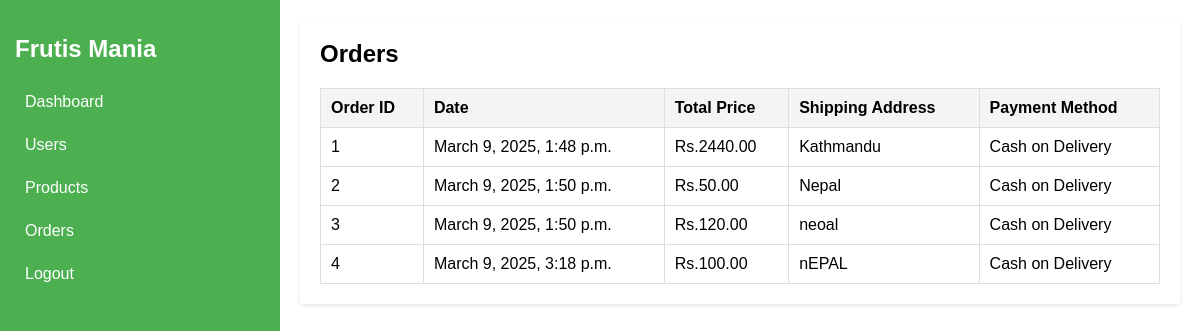
/order_dash/, run on the app's committed database.
### project/models.py (models this page shows, shortened)
class Order(models.Model):
    user = models.ForeignKey(User, on_delete=models.CASCADE, related_name='orders')
    cart = models.ForeignKey(Cart, on_delete=models.CASCADE, related_name='orders')
    shipping_address = models.TextField()
    payment_method = models.CharField(max_length=50)
    created_at = models.DateTimeField(auto_now_add=True)
    total_price = models.DecimalField(max_digits=10, decimal_places=2, default=0)

### project/views.py (the view)
# urls.py: path("order_dash/", views.order_dash, name="order_dash"),
def order_dash(request):
    order = Order.objects.all()
    return render(request, "order_dash.html", {"orders":order})

### project/templates/order_dash.html
{% extends 'dashboard.html' %}
{% load static %}
{% block content %}
<div class="main-content">
    <div class="card">
        <h2>Orders</h2>
        <div class="recent-orders">
            <table>
                <thead>
                    <tr>
                        <th>Order ID</th>
                        <th>Date</th>
                        <th>Total Price</th>
                        <th>Shipping Address</th>
                        <th>Payment Method</th>
                    </tr>
                </thead>
                <tbody>
                    {% for order in orders %}
                    <tr>
                        <td>{{ order.id }}</td>
                        <td>{{ order.created_at }}</td>
                        <td>Rs.{{ order.total_price }}</td>
                        <td>{{ order.shipping_address }}</td>
                        <td>{{ order.payment_method }}</td>
                    </tr>
                    {% endfor %}
                </tbody>
            </table>
        </div>
    </div>
</div>
{% endblock %}

### project/static/css/dashboard.css (style rules this page uses)
body { font-family: Arial, sans-serif; margin: 0; padding: 0; background-color: #f4f4f4; }
.main-content { flex-grow: 1; padding: 20px; background-color: white; }
.card { background-color: #fff; padding: 20px; margin-bottom: 20px; border-radius: 4px; box-shadow: 0 2px 4px rgba(0,0,0,0.1); }
.card h2 { margin-top: 0; }
.recent-orders table { width: 100%; border-collapse: collapse; }
.recent-orders table th, .recent-orders table td { padding: 10px; border: 1px solid #ddd; text-align: left; }
.recent-orders table th { background-color: #f4f4f4; }

### data on the page
Order: id "1", created_at "March 9, 2025, 1:48 p.m.", total_price "2440.00", shipping_address "Kathmandu", payment_method "Cash on Delivery"
Order: id "2", created_at "March 9, 2025, 1:50 p.m.", total_price "50.00", shipping_address "Nepal", payment_method "Cash on Delivery"
Order: id "3", created_at "March 9, 2025, 1:50 p.m.", total_price "120.00", shipping_address "neoal", payment_method "Cash on Delivery"
Order: id "4", created_at "March 9, 2025, 3:18 p.m.", total_price "100.00", shipping_address "nEPAL", payment_method "Cash on Delivery"
